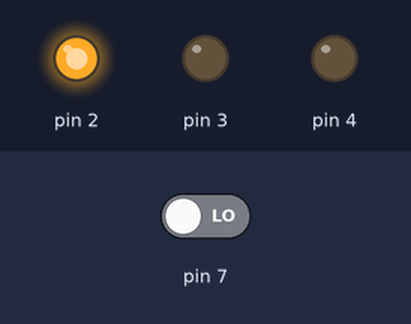
Simulated run of this sketch. Board: Arduino Uno, built with avr-gcc and run on an emulated ATmega328P. On the bench: output pins drawn as LEDs (lit = HIGH). Inputs (shaded band) come from the test bench; at power-on: pin 7 LOW.

Above: at 1.2 s.
1.3 s: pin 7 driven HIGH
At 1.8 s:
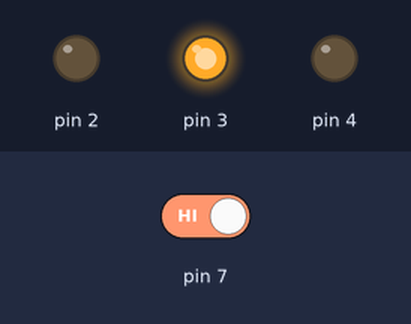
At 4.1 s:
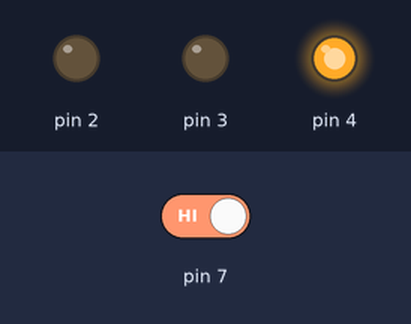
4.3 s: pin 7 driven LOW
At 6.8 s:
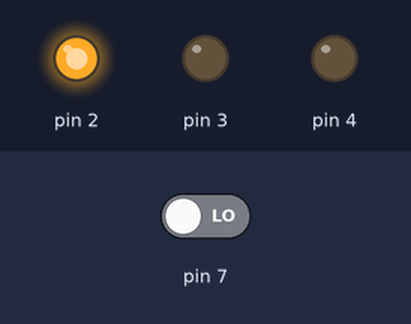
Timing chart, 0 to 8.3 s (numbered marks = the images above; inputs shaded):
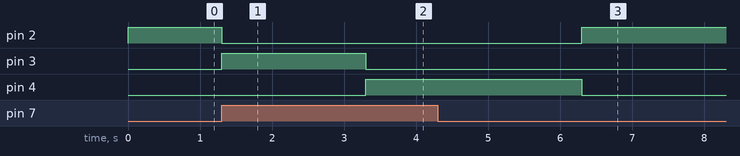

The sketch:

lab.ino
```cpp
void setup()
{
  pinMode(2, OUTPUT);
  pinMode(3, OUTPUT);
  pinMode(4, OUTPUT);
  pinMode(7, INPUT);
}

void loop()
{
  digitalWrite(2, HIGH);
  digitalWrite(3, LOW);
  digitalWrite(4, LOW);
  if (digitalRead(7) == 1) {
    digitalWrite(2, LOW);
    digitalWrite(3, HIGH);
    delay(2000); // Wait for 2000 millisecond(s)
    digitalWrite(3, LOW);
    digitalWrite(4, HIGH);
    delay(3000); // Wait for 2000 millisecond(s)
    digitalWrite(4, LOW);
    digitalWrite(2, HIGH);
  }
}
```

Measured:
- after the input at 1.3 s, pin 2: HIGH → LOW at once; pin 3: LOW → HIGH at once, → LOW 2.0 s later; pin 4: LOW → HIGH after 2.0 s
- after the input at 4.3 s, pin 2: LOW → HIGH after 2.0 s; pin 3: stays LOW (without the input it goes to HIGH after 2.0 s); pin 4: goes on until 6.3 s, then stays LOW
